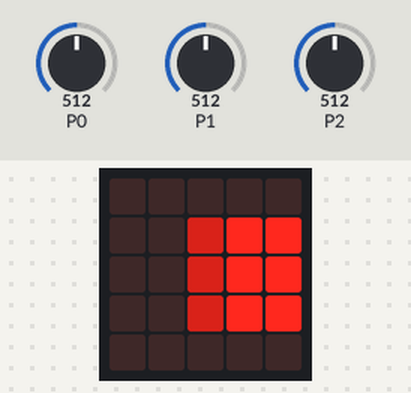
The program below on a simulated BBC micro:bit running MicroPython. Parts: the board's 5×5 LED display. Inputs (shaded band) come from the test bench; at power-on: P0 = 512, P1 = 512, P2 = 512 (analog values on the 0–1023 scale).

Above: at 1.2 s.
1.3 s: P0 set to 716
At 1.6 s:
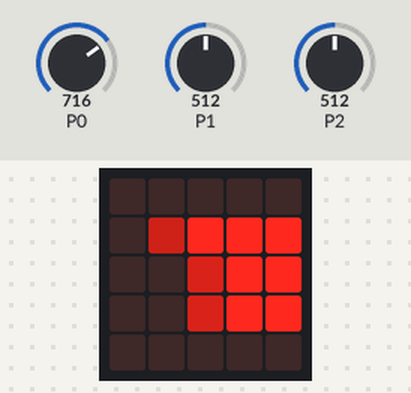
2.8 s: P1 set to 716
At 3.2 s:
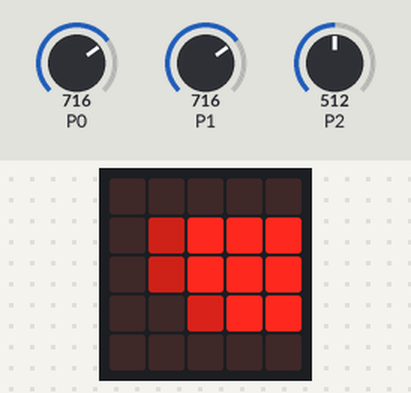
4.3 s: P2 set to 716
At 4.7 s:
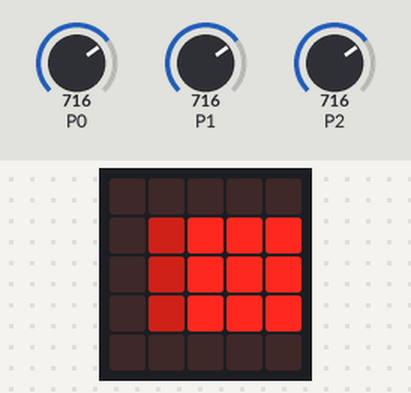
5.8 s: P0 set to 900
At 6.3 s:
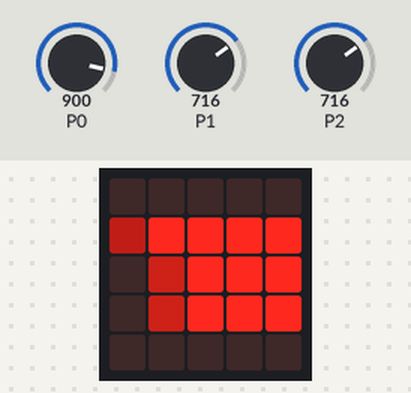
7.3 s: P1 set to 900
At 7.8 s:
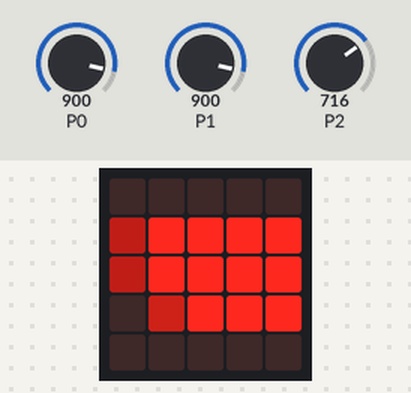
8.8 s: P2 set to 900
At 9.4 s:
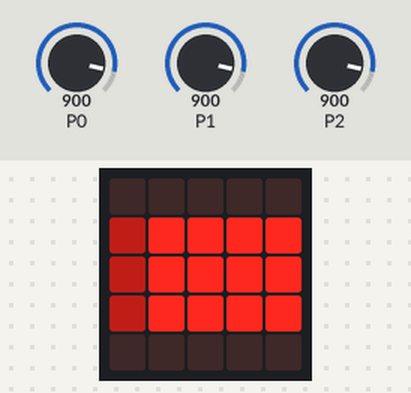
Timing chart, 0 to 11.3 s (numbered marks = the images above; inputs shaded):
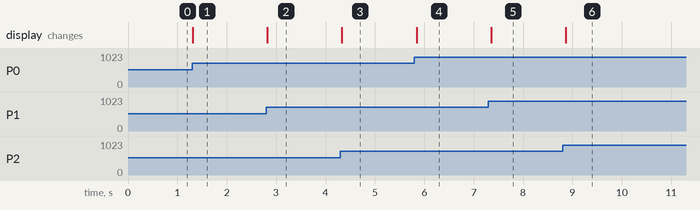

The program:

histogram.py
```python
from microbit import *

def imageFromVolt(volt):
    volt = volt * 5 / 1023
    if volt < 1:
        num = int(volt*10)
        imagePin = "0000" + str(num)
    elif volt < 2:
        num = int((volt-1)*10)
        imagePin = "000" + str(num) + "9"
    elif volt < 3:
        num = int((volt-2)*10)
        imagePin = "00" + str(num) + "99"
    elif volt < 4:
        num = int((volt-3)*10)
        imagePin = "0" + str(num) + "999"
    else:
        num = int((volt-4)*10)
        imagePin = str(num) + "9999"
    return imagePin

while True:
    imagePin0 = imageFromVolt(pin0.read_analog())
    imagePin1 = imageFromVolt(pin1.read_analog())
    imagePin2 = imageFromVolt(pin2.read_analog())
    imageHist = "00000:" + imagePin0 + ":" + imagePin1 + ":" + imagePin2 + ":00000"
    display.show(Image(imageHist))
    sleep(100)
```

Measured:
- after the input at 1.3 s, the display: changes at once (image 1)
- after the input at 2.8 s, the display: changes at once (image 2)
- after the input at 4.3 s, the display: changes at once (image 3)
- after the input at 5.8 s, the display: changes at once (image 4)
- after the input at 7.3 s, the display: changes after 0.05 s (image 5)
- after the input at 8.8 s, the display: changes after 0.07 s (image 6)
